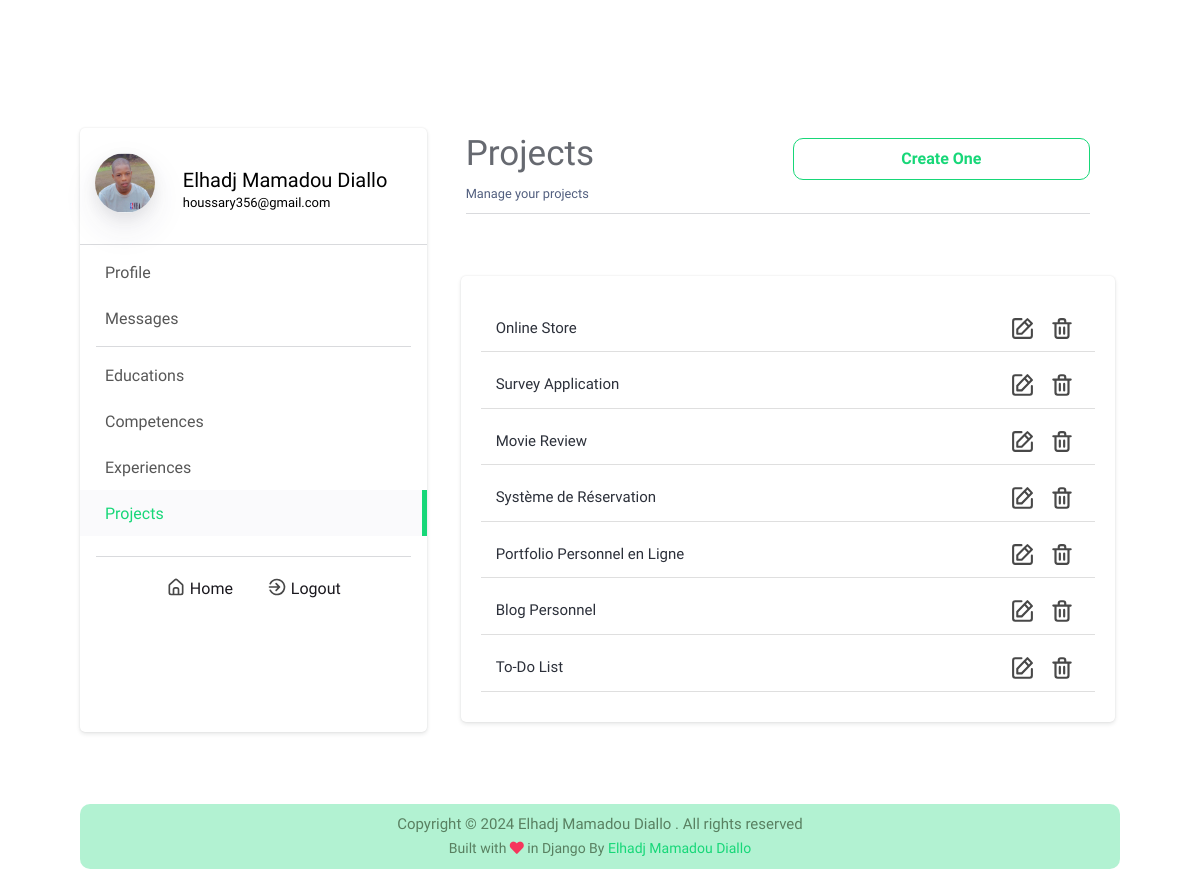
Screenshot of /dashboard/projects (signed in) with the database file from the repository.
### info/models.py (models this page shows, shortened)
class Information(models.Model):
    name_complete = models.CharField(max_length=50, blank=True, null=True)
    avatar = models.ImageField(upload_to="avatar/", blank=True, null=True)
    mini_about = models.TextField(blank=True, null=True)
    about = models.TextField(blank=True, null=True)
    born_date = models.DateField(blank=True, null=True)
    address = models.CharField(max_length=100, blank=True, null=True)
    phone = models.CharField(max_length=20, blank=True, null=True)
    email = models.EmailField(max_length=255, blank=True, null=True)
    cv = models.FileField(upload_to='cv', blank=True, null=True)
    github = models.URLField(blank=True, null=True)
    linkedin = models.URLField(blank=True, null=True)
    facebook = models.URLField(blank=True, null=True)
    twitter = models.URLField(blank=True, null=True)
    instagram = models.URLField(blank=True, null=True)

class Project(models.Model):
    title = models.CharField(max_length=200, blank=False, null=False)
    slug = models.SlugField(max_length=200, blank=True, null=True)
    description = RichTextField(blank=False, null=False)
    image = models.ImageField(upload_to="projects/", blank=False, null=False)
    tools = models.CharField(max_length=200, blank=False, null=False)
    demo = models.URLField()
    github = models.URLField()
    show_in_slider = models.BooleanField(default=False)
    def get_project_absolute_url(self):
        return "/projects/{}".format(self.slug)

### dashboard/views.py (the view)
# urls.py: path('projects', projects, name='projects'),
@login_required()
def projects(request):
    template_name = 'dashboard_projects.html'
    context = {}
    profile = Information.objects.first()
    projects = Project.objects.all().order_by('-id')
    context.update({'projects_active': True, 'projects': projects, 'profile': profile})
    return render(request, template_name, context)

### dashboard/templates/dashboard_projects.html (shortened to what this page needs)
{% extends 'dashboard.html' %}
{% load static %}
{% block dashboardContent %}
<div class="container">
    <div class="row">
        <div class="col-6">
            <div class="dashboard-title">Projects</div>
            <small>Manage your projects</small>
        </div>
        <div class="col-6">
            <div class="create-one" id="display-create-form">
                Create One
            </div>
        </div>
    </div>
    <hr class="mt-2">
    <div class="row">
        <div class="col-12 dashboard-projects-list">
            {% for project in projects %}
                <div class="row item">
                    <div class="col-8 item-name">
                        <a href="{{project.get_project_absolute_url}}" class="text-black" target="_blank">
                            {{project.title|truncatechars:40}}
                        </a>
                    </div>
                    <div class="col-4 text-right">
                        <img class="svg-icon-edit" src="{% static 'img/edit-icon.svg' %}" width='20px' id="{{project.id}}">
                        <img class="svg-icon-delete" src="{% static 'img/trash-icon.svg' %}" width='20px' id="{{project.id}}">
                    </div>
                </div>
            {% endfor %}
        </div>
    </div>
</div>
{% endblock dashboardContent %}

### dashboard/templates/dashboard.html (shortened to what this page needs)
{% extends 'base.html' %}
{% load static %}
{% block style %}
    <link type="text/css" href="{% static 'dashboard.css' %}" rel="stylesheet">
{% endblock style %}
{% block body %}
<div class="container mt-lg-8">
    <div class="row">
        <div class="col-lg-4 sidebar p-0">
            <a href="{% url 'dashboard:dashboard' %}">
                <div class="row info {% if dashboard %}dashboard-active {% else %}info-unactive{% endif %}">
                    <div class="col-2 pic">
                        <div class="profile-pic shadow" style="background-image: url('{% if profile.avatar %}{{profile.avatar.url}}{% else %}{% static 'img/default-avatar.svg' %}{% endif %}')">
                        </div>
                    </div>
                    <div class="col-10 name">
                        <h5 class="full-name">{{profile.name_complete}}</h5>
                        <p class="email">{{profile.email}}</p>
                    </div>
                </div>
            <a/>
            <hr class="m-0 mb-1">
            <ul class="sidebar-list">
                <a href="{% url 'dashboard:profile' %}">
                    <li class="{% if profile_active %}link-active{% endif %}">
                        <i class="uil uil-user dashboard-icon"></i>
                        Profile
                    </li>
                </a>
                <a href="{% url 'dashboard:messages' %}">
                    <li class="{% if messages_active %}link-active{% endif %}">
                        <i class="uil uil-envelope-download dashboard-icon"></i>
                        Messages
                    </li>
                </a>
                <hr class="sidebar-line">
                <a href="{% url 'dashboard:education' %}">
                    <li>
                        <i class="uil uil-graduation-cap dashboard-icon"></i>
                        Educations
                    </li>
                </a>
                <a href="{% url 'dashboard:profile' %}">
                    <li>
                        <i class="uil uil-award dashboard-icon"></i>
                        Competences
                    </li>
                </a>
                <a href="{% url 'dashboard:profile' %}">
                    <li>
                        <i class="uil uil-spinner-alt dashboard-icon"></i>
                        Experiences
                    </li>
                </a>
                <a href="{% url 'dashboard:projects' %}">
                    <li class="{% if projects_active %}link-active{% endif %}">
                        <i class="uil uil-folder-open dashboard-icon"></i>
                        Projects
                    </li>
                </a>
            </ul>
            <hr class="sidebar-line">
            <div class="container text-center sidebar-footer">
                <a href="{% url 'homePage' %}">
                    <img class="svg-icon-home" src="{% static 'img/home-icon.svg' %}" width='20px'>
                    Home
                </a>
                <a href="{% url 'dashboard:logout' %}" id="logout">
                    <img class="svg-icon-logout" src="{% static 'img/logout-icon.svg' %}" width='20px'>
                    Logout
                </a>
            </div>
        </div>
        <div class="col-lg-8 dashboard-content pl-lg-4">
            {% block dashboardContent %}{% endblock dashboardContent %}
        </div>
    </div>
</div>
<div class="container dash-footer my-6 py-2">
    <div class="text-center">
        <p>Copyright © {% now "Y" %} Elhadj Mamadou Diallo . All rights reserved</p>
        <p class="coder">Built with <i class="fa fa-heart text-danger"></i> in Django By <a href="https://github.com/abdlalisalmi">Elhadj Mamadou Diallo</a></p>
    </div>
</div>
{% endblock body %}

### templates/base.html (shortened to what this page needs)
<!DOCTYPE html>{% load static %}
<html lang="en">
    <head>
        <link href="{% static 'css/nucleo-icons.css' %}" rel="stylesheet">
        <link href="https://use.fontawesome.com/releases/v5.0.6/css/all.css" rel="stylesheet">
        <link rel="stylesheet" href="https://unicons.iconscout.com/release/v3.0.6/css/line.css">
        <link type="text/css" href="{% static 'css/argon-design-system.min.css' %}" rel="stylesheet">
        <link type="text/css" href="{% static 'app.css' %}" rel="stylesheet">
        <link type="text/css" href="{% static 'animation.css' %}" rel="stylesheet">
        <link type="text/css" href="{% static 'slider.css' %}" rel="stylesheet">
        {% block style %}{% endblock style %}
    </head>
    <body>
        {% block body %}{% endblock body %}
    </body>
</html>

### portfolio/static/app.css (style rules this page uses)
:root { --color: #d1d8e0; --scolor: #17D778; --bg-color: #1A181E; --secondary: #2c303a; }
html { scroll-behavior: smooth; }
body { font-family: 'Maven Pro', sans-serif !important; scroll-behavior: smooth; background-color: var(--bg-color); }
p { color: #fff ; }
hr { background-color: #d1d8e04d; }
.name { color: var(--color); transition: all 0.5s; font-size: 20px; font-weight: 500; }

### portfolio/static/slider.css (style rules this page uses)
:root { --color: #d1d8e0; --color2: #d1d8e0da; --scolor: #17D778; --bg-color: #1A181E; --secondary: #2c303a; }

### portfolio/static/dashboard.css (style rules this page uses)
:root { --color: #d1d8e0; --scolor: #17D778; --bg-color: #1A181E; --secondary: #2c303a; }
* { margin: 0; padding: 0; }
body { background-color: #fff; font-family: 'Maven Pro', sans-serif !important; scroll-behavior: smooth; background-color: #fff; }
.sidebar { padding-top: 15px; border: 0 solid rgba(0,0,0,.125); box-shadow: 0 0 2px 0 rgba(22,26,33,.1), 0 2px 4px 0 rgba(22,26,33,.1); border-radius: 5px; }
.sidebar .info * { color: #000; }
.sidebar .info { padding-top: 20px; padding-bottom: 20px; margin: 0; }
.sidebar .pic { padding-top: 5px; }
.sidebar .profile-pic { border-radius: 50%; height: 60px; width: 60px; background-size: cover; background-position: center; background-blend-mode: multiply; vertical-align: middle; text-align: center; color: transparent; transition: all .3s ease; text-decoration: none; position: relative; }
.sidebar .name { padding: 10px; padding-left: 45px; padding-top: 20px; }
.sidebar .name h5, p { padding: 0; margin: 0; }
.sidebar .name .full-name { font-weight: 500; line-height: 1.5rem; text-transform: capitalize; }
.sidebar .name .email { font-size: 13px; }
.sidebar-list { list-style: none; font-size: 1rem; font-weight: 400; line-height: 1.5rem; text-align: left; margin:0; padding:0; padding-bottom: 15px; }
.sidebar-list li { cursor: pointer; padding: 10px 20px; color: rgba(0, 0, 0, 0.664); }
.sidebar .sidebar-line { margin: 5px; margin-left: 16px; margin-right: 16px; }
.link-active { background-color: #fafafc; border-right: var(--scolor) solid 5px; color: #17D778 !important; }
.link-active i { color: #17D778; }
.dashboard-content .dashboard-title { font-size: 35px; margin-bottom: 0; padding-bottom: 0; color: #2c303ab9; }
.create-one { margin-top: 10px; border: var(--scolor) solid 1px; color: var(--scolor); border-radius: 10px; font-weight: 700; padding: 8px; cursor: pointer; text-align: center; transition: all .5s; }
.dashboard-projects-list { margin: 10px; border: 0 solid rgba(0,0,0,.125); box-shadow: 0 0 2px 0 rgba(22,26,33,.1), 0 2px 4px 0 rgba(22,26,33,.1); border-radius: 5px; padding: 20px 10px 20px 10px; }
.dashboard-projects-list .item { margin: 10px; padding-bottom: 10px; padding-top: 10px; border-bottom: rgba(0,0,0,.125) solid 1px; }
.dashboard-projects-list .item a { color: #2c303a; font-size: 15px; font-weight: 400; transition: all .3s; }
.dash-footer { color: #598061; background-color: #17d77754; border-radius: 10px; margin-top: 30px; }
.dash-footer p { margin: 0px; color: #598061; font-size: 15px; }
.dash-footer .coder { font-size: 14px; }
.dash-footer a { color: var(--scolor); cursor: pointer; font-weight: 500; transition: all .5s; }
.svg-icon-edit, .svg-icon-delete, .svg-icon-view { width: 1.6em; height: 1.6em; margin-left: 5px; margin-right: 5px; cursor: pointer; transition: all .3s; }
.sidebar-footer { margin-top: 10px; margin-bottom: 10px; padding: 10px; }
.sidebar-footer a { color: #1A181E; margin: 5px; padding: 15px 10px; transition: all .2s ease-in-out; }
.svg-icon-home, .svg-icon-logout { padding-bottom: 5px; }
.dashboard-icon { font-size: 23px; color: #2c303ac2; padding-right: 5px; }

### rows the page displays
Information: avatar (picture), name_complete "Elhadj Mamadou Diallo", email "houssary356@gmail.com"
Project: title "Online Store"
Project: title "Survey Application"
Project: title "Movie Review"
Project: title "Système de Réservation"
Project: title "Portfolio Personnel en Ligne"
Project: title "Blog Personnel"
Project: title "To-Do List"
